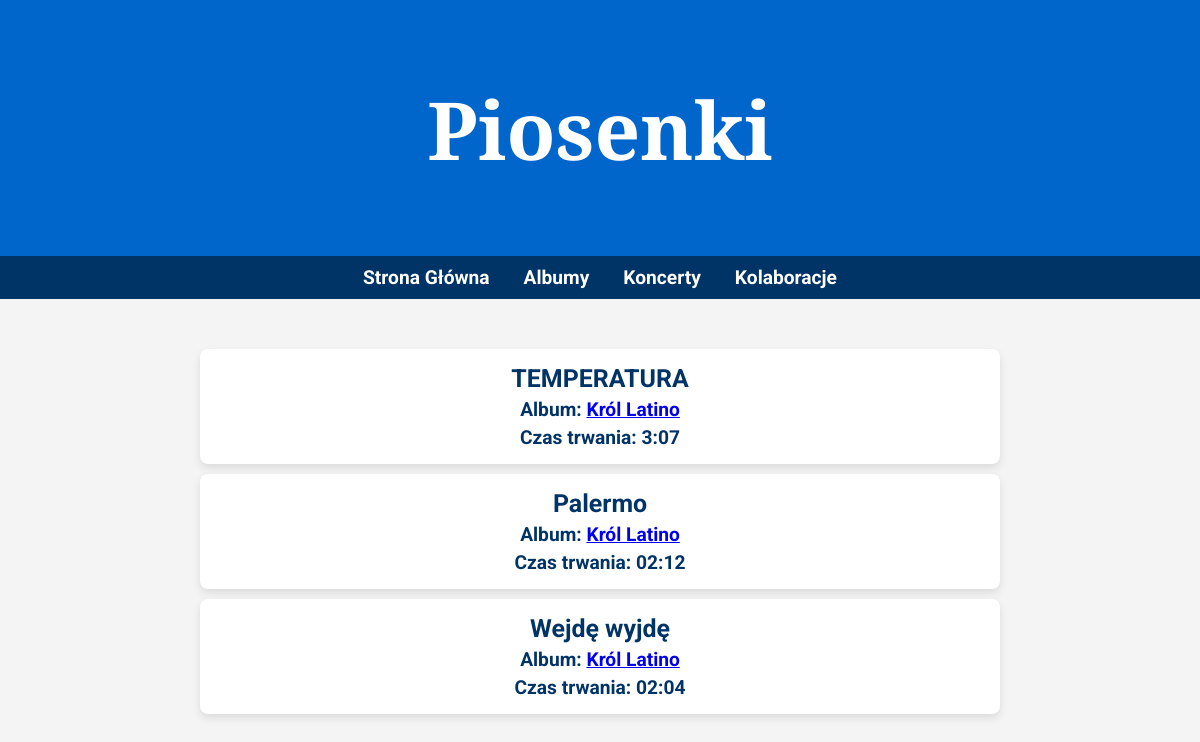
Screenshot of /kk_app/songs_html/ with the database file from the repository.
### kk_app/models.py (models this page shows, shortened)
class Song(models.Model):
    title = models.CharField(max_length=100, help_text="Tytuł piosenki Skolima")
    duration = models.CharField(max_length=8, help_text="Czas trwania piosenki w formacie HH:MM:SS")
    album = models.ForeignKey(Album, related_name='songs', on_delete=models.CASCADE)
    release_date = models.DateField(help_text="Data wydania piosenki")

class Album(models.Model):
    title = models.CharField(max_length=100, help_text="Tytuł albumu Skolima", blank=False, null= False) # to dodaje tam gdzie sie wpisuje co trzeba wpisac
    release_date = models.DateField(help_text="Data wydania albumu",  blank=False, null= False)

### kk_app/views.py (the view)
# urls.py: path('songs_html/', views.songs_view_html, name='songs'),
def songs_view_html(request):
    songs = Song.objects.all()
    return render(request, 'kk_app/songs.html', {'songs': songs})

### kk_app/templates/kk_app/songs.html (shortened to what this page needs)
<!DOCTYPE html>
<html lang="pl">
<head>
</head>
<body>
    <header>
        <h1>Piosenki</h1>
    </header>
    <nav>
        <ul>
            <li><a href="{% url 'home' %}">Strona Główna</a></li>
            <li><a href="{% url 'albums' %}">Albumy</a></li>
            <li><a href="{% url 'concerts' %}">Koncerty</a></li>
            <li><a href="{% url 'collaborations' %}">Kolaboracje</a></li>
        </ul>
    </nav>
    <main>
        <ul class="song-list">
            {% for song in songs %}
                <li class="song-item">
                    <strong>{{ song.title }}</strong>
                    <span class="important">Album: <a href="{% url 'album_detail' song.album.id %}">{{ song.album.title }}</a></span>
                    <span class="important">Czas trwania: {{ song.duration }}</span>
                </li>
            {% empty %}
                <li class="no-songs">Brak piosenek do wyświetlenia.</li>
            {% endfor %}
        </ul>
    </main>
</body>
</html>

### kk_app/templates/kk_app/songs.html (style rules this page uses)
body { font-family: 'Roboto', sans-serif; margin: 0; padding: 0; background-color: #f4f4f4; color: #333; }
header { background-color: #0066cc; color: white; text-align: center; padding: 20px; font-family: 'Playfair Display', serif; font-size: 2.5em; box-shadow: 0 4px 6px rgba(0, 0, 0, 0.2); }
nav { background-color: #003366; text-align: center; padding: 10px 0; }
nav ul { list-style: none; margin: 0; padding: 0; }
nav ul li { display: inline-block; margin: 0 15px; }
nav ul li a { color: white; text-decoration: none; font-weight: bold; font-size: 1.2em; transition: color 0.3s ease; }
main { max-width: 800px; margin: 20px auto; padding: 20px; }
.song-list { list-style: none; padding: 0; margin: 0; }
.song-item { background-color: white; color: #003366; margin: 10px 0; padding: 15px; border-radius: 8px; box-shadow: 0 4px 8px rgba(0, 0, 0, 0.1); transition: transform 0.3s ease, box-shadow 0.3s ease; text-align: center; font-size: 1.2em; }
.song-item strong { font-weight: bold; display: block; font-size: 1.3em; }
.song-item span { display: block; font-size: 1em; color: #666; margin-top: 5px; }
.song-item span.important { font-weight: bold; color: #003366; }

### rows the page displays
Song: title "TEMPERATURA", album "Król Latino", duration "3:07"
Song: title "Palermo", album "Król Latino", duration "02:12"
Song: title "Wejdę wyjdę", album "Król Latino", duration "02:04"
